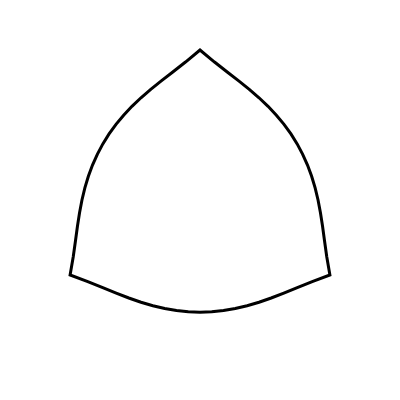
Frame 1 (no input)
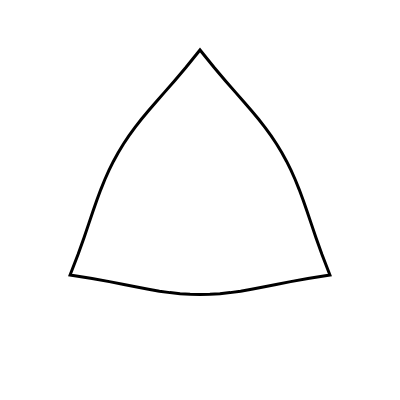
Frame 60 (no input)
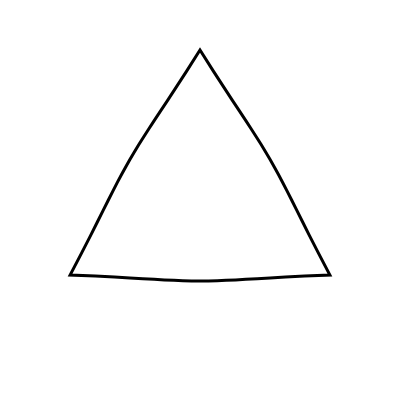
Frame 120 (the mouse pressed at the canvas centre since frame 60)

The p5.js sketch that drew these frames (run headless with seeded random() and noise() and a simulated clock; from frame 60 on, the mouse is pressed at the canvas centre):

// p5.js sketch
// ── sketch.js
var nPoints;
var radius;
var cx, cy;
var trianglePoints = [];
var srcPoints = []; // points on the circle
var dstPoints = []; // points on the triangle
var bShowDebug = false;

//-----------------------------------------
function setup() {
  createCanvas(400, 400);

  nPoints = 60;
  radius = width / 2 * 0.75;
  cx = width / 2;
  cy = height / 2;

  for (var i = 0; i < 3; i++) { // triangle vertices
    var x = cx + radius * cos(i * TWO_PI / 3.0 - HALF_PI);
    var y = cy + radius * sin(i * TWO_PI / 3.0 - HALF_PI);
    trianglePoints[i] = {
      x, y
    };
  }

  // compute srcPoints: points on the circle
  for (var j = 0; j < nPoints; j++) {
    var t = map(j, 0, nPoints, 0, TWO_PI);
    var srcx = cx + radius * cos(t);
    var srcy = cy + radius * sin(t);
    var x = srcx;
    var y = srcy;
    srcPoints[j] = {
      x, y
    };
  }

  // compute dstPoints: points along the triangle
  for (var j = 0; j < nPoints; j++) {
    var i = (floor((j + nPoints - 6) / (nPoints / 3)) + 1) % 3;
    var p1x = trianglePoints[i].x;
    var p1y = trianglePoints[i].y;
    var p2x = trianglePoints[(i + 1) % 3].x;
    var p2y = trianglePoints[(i + 1) % 3].y;

    var p3x = cx;
    var p3y = cy;
    var p4x = srcPoints[j].x;
    var p4y = srcPoints[j].y;

    // http://paulbourke.net/geometry/pointlineplane/ 
    var numea = (p4x - p3x) * (p1y - p3y) - (p4y - p3y) * (p1x - p3x);
    var numeb = (p2x - p1x) * (p1y - p3y) - (p2y - p1y) * (p1x - p3x);
    var denom = (p4y - p3y) * (p2x - p1x) - (p4x - p3x) * (p2y - p1y);
    var ua = numea / denom;
    var ub = numeb / denom;
    var u = 1.0;
    if ((ua >= 0) && (ua <= 1)) {
      u = ua;
    } else if ((ub >= 0) && (ub <= 1)) {
      u = ub;
    }
    var dstx = p1x + u * (p2x - p1x);
    var dsty = p1y + u * (p2y - p1y);

    var x = dstx;
    var y = dsty;
    dstPoints[j] = {
      x, y
    };
  }
}

//-----------------------------------------
function draw() {
  background(255);
  noFill();

  stroke(0);
  strokeWeight(3);
  beginShape();
  var t = map(sin(millis() / 2000.0), -1, 1, 0, 1);
  for (var j = 0; j < nPoints; j++) {
    var px = map(t, 0, 1, srcPoints[j].x, dstPoints[j].x);
    var py = map(t, 0, 1, srcPoints[j].y, dstPoints[j].y);
    vertex(px, py);
  }
  endShape(CLOSE);
  drawDebug(); 
}

//-----------------------------------------
function keyPressed(){
  bShowDebug = !bShowDebug; 
}

//-----------------------------------------
function drawDebug() {
  if (bShowDebug) {
    stroke(255,0,0,64);
    strokeWeight(1);
    var t = map(sin(millis() / 2000.0), -1, 1, 0, 1);
    for (var j = 0; j < nPoints; j++) {
      line(srcPoints[j].x, srcPoints[j].y, dstPoints[j].x, dstPoints[j].y);
    }
  }
}
